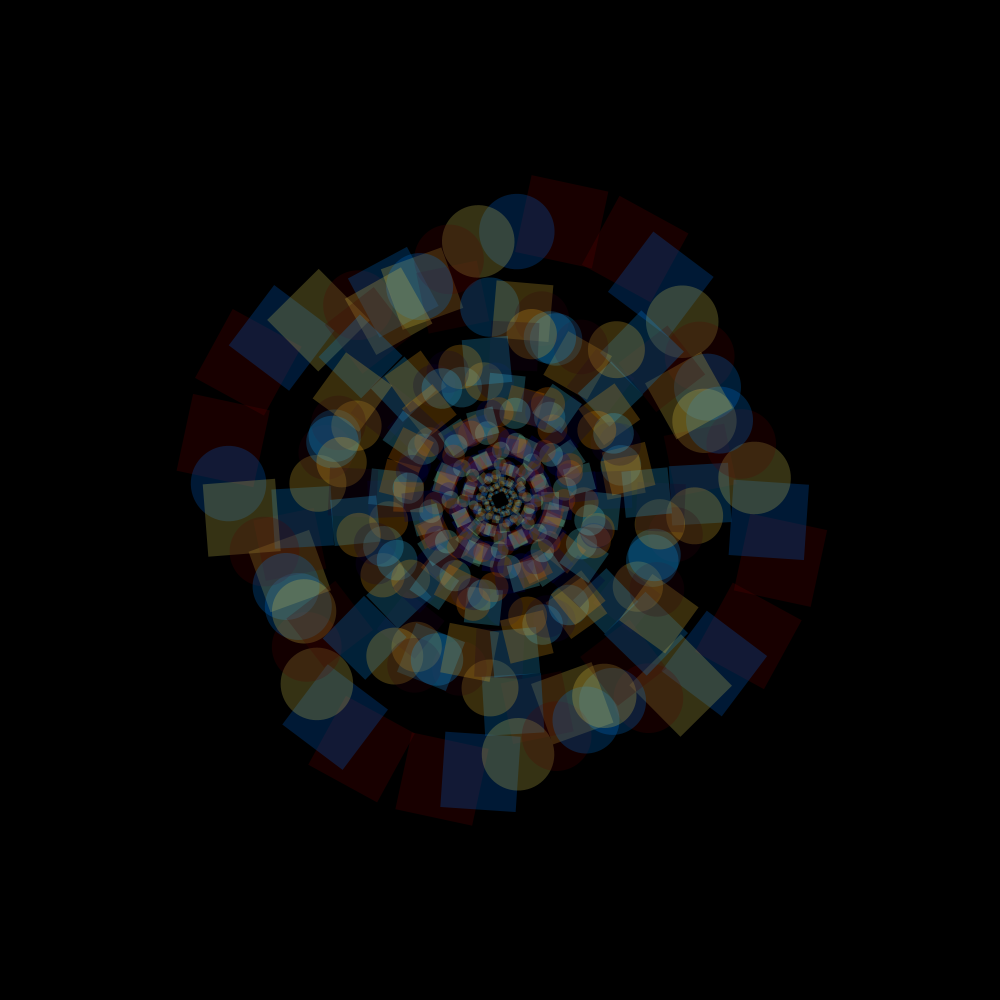
Frame 1 (no input)
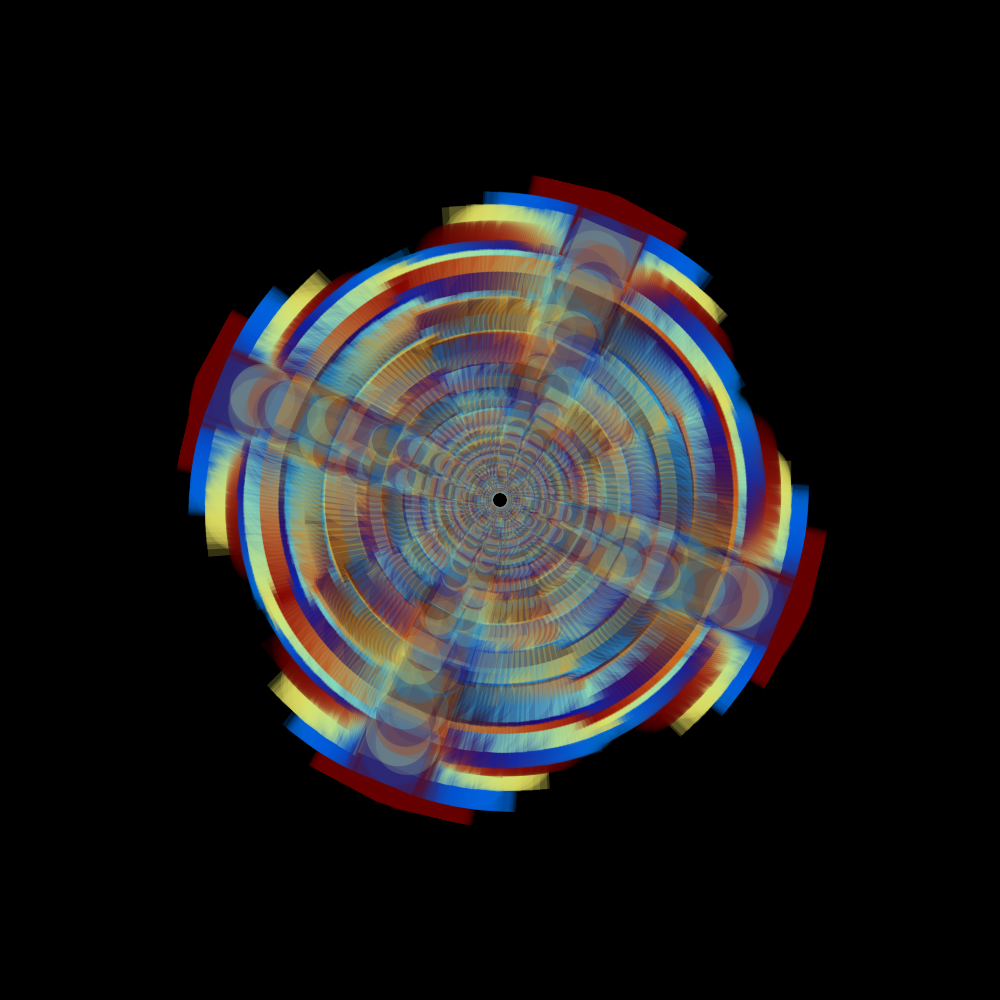
Frame 60 (the mouse pressed at the canvas centre just before this capture)
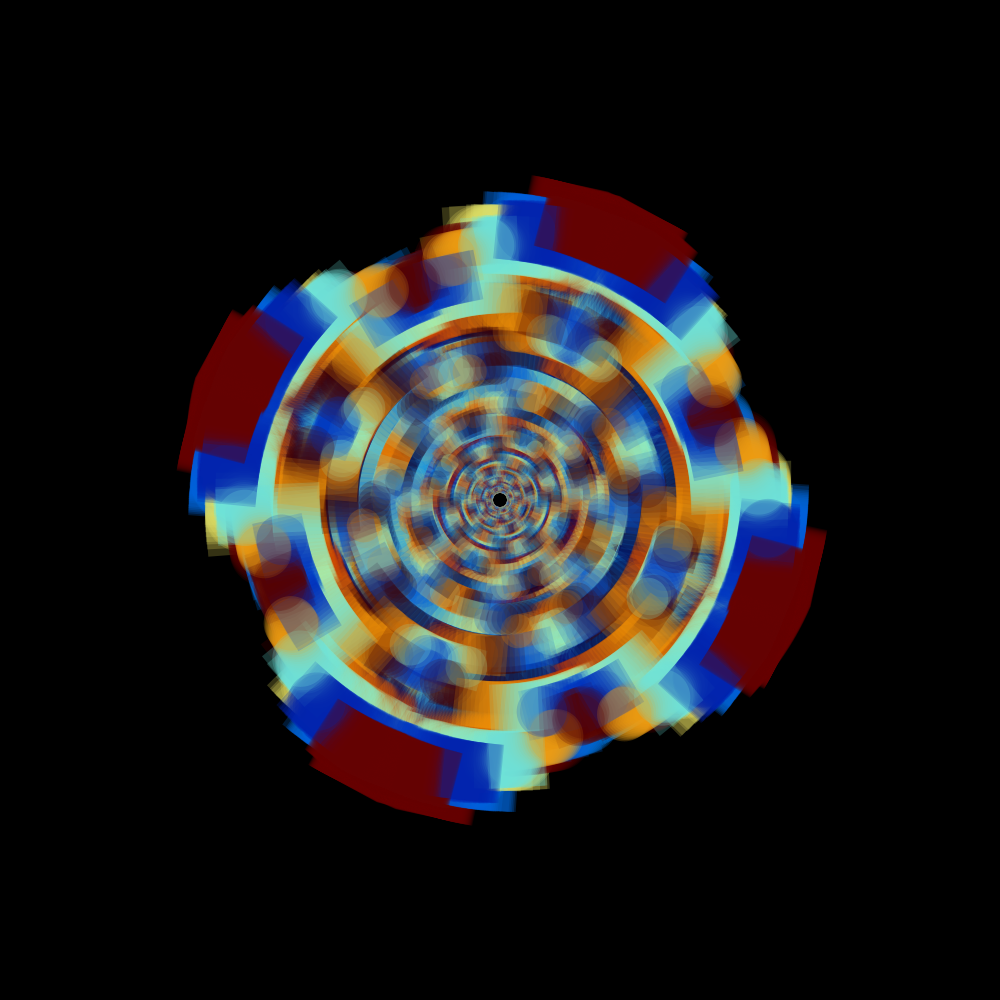
Frame 120 (the mouse held since frame 60 and released just before this capture)

The Processing sketch that drew these frames (run headless with seeded random() and noise(); from frame 60 on, the mouse is pressed at the canvas centre):

// Processing sketch: useThisColorPallette
// ── useThisColorPallette.pde
float angle, angle1, angle2;
int testVar = 0;
   
void setup(){
  size(1000,1000);
  rectMode(CENTER);
  noStroke();
  background(0);
  angle1 = random(PI);
  angle2 = random(PI);
}
   
void draw(){
  angle1 += 0.0023;
  angle2 += 0.0028;
  angle = angle1 + angle2;
  translate(width/2,height/2);
  rotate(angle2-angle1);
  for (int j=0; j<2; j++){
    pushMatrix();
    for (int i=0; i<70; i++){
      rotate((-1+2*j)*angle/2);
      scale(0.95);
      float a = i*PI/40. + angle1 * 2 * i;
      fill(100 + 140 * sin(a), 100 - 140 * sin(a + TAU/3), 100 + 140 * sin(a - TAU/3), 60);
      float dia = 30 + 20  * sin(3 * angle2) + 25 * sin(i*HALF_PI/40.);
      f(dia, i);
    }
    popMatrix();
  }
}

void f(float r, int i) {
  r += 40;
  testVar = 0;
  float rx = 2 * cos(TAU * i / 70 ), ry = 15 * sin(TAU * i / 70 );
  if(random(1) < 0.5 * (1 + cos(i))) rect( 300 + rx,   0 + ry, r, r); else ellipse( 300 + rx,   0 + ry, r, r);
  if(random(1) < 0.5 * (1 + cos(i))) rect(-300 + rx,   0 + ry, r, r); else ellipse(-300 + rx,   0 + ry, r, r);
  if(random(1) < 0.5 * (1 + cos(i))) rect(   0 + rx, 300 + ry, r, r); else ellipse(   0 + rx, 300 + ry, r, r);
  if(random(1) < 0.5 * (1 + cos(i))) rect(   0 + rx,-300 + ry, r, r); else ellipse(   0 + rx,-300 + ry, r, r);
}

void mousePressed(){
  background(0);
}
